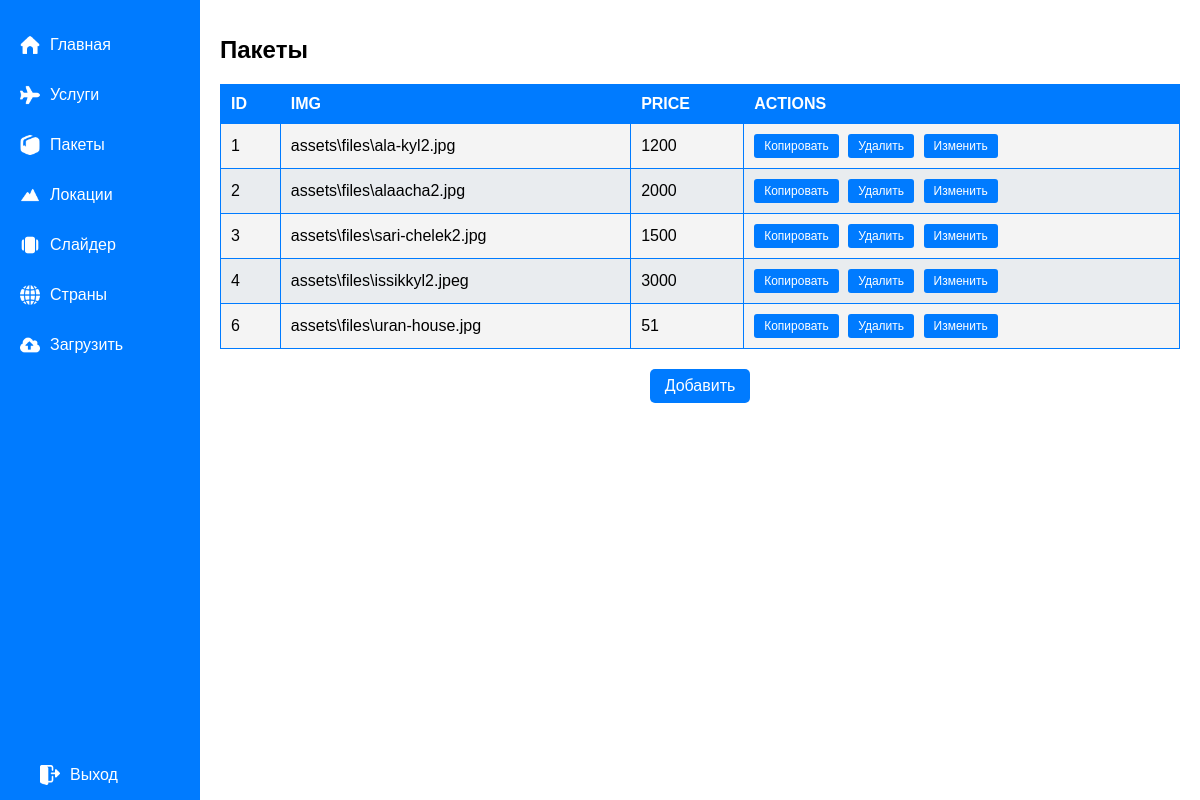
The app's page /admin/admin.php?tab=packages (signed in) with its own data.
### tables this page shows
CREATE TABLE IF NOT EXISTS `packages` (
  `id` int NOT NULL AUTO_INCREMENT,
  `img` text NOT NULL,
  `price` float NOT NULL,
  PRIMARY KEY (`id`)
);

### admin/admin.php (the view, shortened to what this page needs)
<?php
require_once '../includes/db.php';
if (isset($_GET['tab']) && $_GET['tab'] == 'services') {
    $sql = "SELECT * FROM services";
} elseif (isset($_GET['tab']) && $_GET['tab'] == 'packages') {
    $sql = "SELECT * FROM packages";
} elseif (isset($_GET['tab']) && $_GET['tab'] == 'locations') {
    $sql = "SELECT * FROM locations";
} elseif (isset($_GET['tab']) && $_GET['tab'] == 'slider') {
    $sql = "SELECT * FROM slider";
} else {
    $sql = "SELECT * FROM services";
}
$stmt = $pdo->prepare($sql);
$stmt->execute();
$items = $stmt->fetchAll(PDO::FETCH_ASSOC);
$itemToEdit = null;
?>
<!DOCTYPE html>
<html lang="en">
<head>
    <link rel="stylesheet" href="../css/admin.css">
</head>
<body>
    <div class="sidebar">
        <a href="admin.php?tab=main"><img src="../assets/files/home.png" alt="Home Icon"> Главная</a>
        <a href="admin.php?tab=services"><img src="../assets/files/plane.png" alt="Services Icon"> Услуги</a>
        <a href="admin.php?tab=packages"><img src="../assets/files/package.png" alt="Packages Icon"> Пакеты</a>
        <a href="admin.php?tab=locations"><img src="../assets/files/mountains.png" alt="Locations Icon"> Локации</a>
        <a href="admin.php?tab=slider"><img src="../assets/files/slider.png" alt="Slider Icon"> Слайдер</a>
        <a href="admin.php?tab=cont"><img src="../assets/files/cont.png" alt="Countries Icon"> Страны</a>
        <a href="admin.php?tab=upload"><img src="../assets/files/upload.png" alt="Upload Icon"> Загрузить</a>
        <a href="../" class="logout"><img src="../assets/files/exit.png" alt="Logout Icon"> Выход</a>
    </div>
    <div class="main-content">
        <?php
        if (isset($_GET['tab']) && ($_GET['tab'] == 'services' || $_GET['tab'] == 'packages' || $_GET['tab'] == 'locations' || $_GET['tab'] == 'slider')) {
            if (isset($_GET['action']) && $_GET['action'] == 'add') {
                $formTitle = ($_GET['tab'] == 'services') ? 'Добавить Услугу' :
                             (($_GET['tab'] == 'packages') ? 'Добавить Пакет' :
                             (($_GET['tab'] == 'locations') ? 'Добавить Локацию' : 'Добавить Слайдер'));
        ?>
            <h1><?= $formTitle ?></h1>
            <form action="admin.php?tab=<?= $_GET['tab']; ?>&action=add" method="POST">
                <?php if ($_GET['tab'] == 'slider'): ?>
                    <label for="img">Изображение:</label>
                    <select name="img" id="img" required>
                        <option value="">Выберите изображение</option>
                        <?php foreach (getImageFiles() as $file): ?>
                            <option value="<?= "assets/files/$file"; ?>"><?= $file; ?></option>
                        <?php endforeach; ?>
                    </select>
                <?php else: ?>
                    <label for="img">Изображение:</label>
                    <input type="text" name="img" id="img" placeholder="Введите путь к изображению" required>
                <?php endif; ?>
                <?php if ($_GET['tab'] == 'services'): ?>
                    <label for="srv">Название Сервиса:</label>
                    <input type="text" name="srv" id="srv" placeholder="Введите название сервиса" required>
                    <label for="txt">Описание Сервиса:</label>
                    <input type="text" name="txt" id="txt" placeholder="Введите описание сервиса" required>
                <?php elseif ($_GET['tab'] == 'packages'): ?>
                    <label for="price">Цена:</label>
                    <input type="number" step="0.01" name="price" id="price" placeholder="Введите цену" required>
                <?php elseif ($_GET['tab'] == 'locations'): ?>
                    <label for="name">Название Локации:</label>
                    <input type="text" name="name" id="name" placeholder="Введите название локации" required>
                <?php endif; ?>
                <button type="submit" name="add_item" class="add-btn">Добавить</button>
                <a href="admin.php?tab=<?= $_GET['tab']; ?>" class="back-btn">Назад</a>
            </form>
        <?php
            } else {
                $listTitle = ($_GET['tab'] == 'services') ? 'Услуги' :
                             (($_GET['tab'] == 'packages') ? 'Пакеты' :
                             (($_GET['tab'] == 'locations') ? 'Локации' : 'Слайдер'));
        ?>
            <h1><?= $listTitle ?></h1>
            <table>
                <thead>
                    <tr>
                        <th>ID</th>
                        <th>IMG</th>
                        <?php if ($_GET['tab'] == 'services'): ?>
                            <th>SRV</th>
                            <th>TXT</th>
                        <?php elseif ($_GET['tab'] == 'packages'): ?>
                            <th>PRICE</th>
                        <?php elseif ($_GET['tab'] == 'locations'): ?>
                            <th>NAME</th>
                        <?php endif; ?>
                        <th>ACTIONS</th>
                    </tr>
                </thead>
                <tbody>
                    <?php foreach ($items as $item): ?>
                    <tr>
                        <td><?= $item['id']; ?></td>
                        <td><?= $item['img']; ?></td>
                        <?php if ($_GET['tab'] == 'services'): ?>
                            <td><?= $item['srv']; ?></td>
                            <td><?= $item['txt']; ?></td>
                        <?php elseif ($_GET['tab'] == 'packages'): ?>
                            <td><?= $item['price']; ?></td>
                        <?php elseif ($_GET['tab'] == 'locations'): ?>
                            <td><?= $item['name']; ?></td>
                        <?php endif; ?>
                        <td>
                            <a href="admin.php?tab=<?= $_GET['tab']; ?>&copy=<?= $item['id']; ?>" class="action-btn">Копировать</a>
                            <a href="admin.php?tab=<?= $_GET['tab']; ?>&delete=<?= $item['id']; ?>" class="action-btn" onclick="return confirm('Are you sure?')">Удалить</a>
                            <a href="admin.php?tab=<?= $_GET['tab']; ?>&edit=<?= $item['id']; ?>" class="action-btn">Изменить</a>
                        </td>
                    </tr>
                    <?php endforeach; ?>
                </tbody>
            </table>
            <a href="admin.php?tab=<?= $_GET['tab']; ?>&action=add" class="add-btn-center">Добавить</a>
        <?php
            }
        } else {
        ?>
            <h1>ГЛАВНАЯ</h1>
            <img src="../assets/files/admin.jpg" alt="Image">
        <?php
        }
        ?>
    </div>
</body>
</html>

### css/admin.css (style rules this page uses)
body { margin: 0; font-family: Arial, sans-serif; display: flex; }
.sidebar { background-color: #007bff; width: 200px; height: 100vh; padding-top: 20px; color: white; position: fixed; left: 0; top: 0; }
.sidebar a { display: flex; align-items: center; color: white; padding: 15px 20px; text-decoration: none; transition: background-color 0.3s; }
.sidebar img { margin-right: 10px; width: 20px; height: 20px; }
.logout { position: absolute; bottom: 20px; left: 20px; }
.main-content { margin-left: 200px; padding: 20px; width: calc(100% - 200px); box-sizing: border-box; }
.main-content h1 { margin-bottom: 20px; font-size: 24px; }
table { width: 100%; border-collapse: collapse; margin-top: 20px; border: 1px solid #007bff; }
table th, table td { border: 1px solid #007bff; padding: 10px; text-align: left; }
table th { background-color: #007bff; color: white; text-transform: uppercase; }
table td { background-color: #f4f4f4; }
table tr:nth-child(even) td { background-color: #e9ecef; }
.action-btn { display: inline-block; padding: 5px 10px; background-color: #007bff; color: white; border: none; border-radius: 3px; cursor: pointer; font-size: 12px; text-align: center; text-decoration: none; transition: background-color 0.3s; margin-right: 5px; }
.add-btn-center { display: block; width: fit-content; margin: 20px auto; padding: 8px 15px; background-color: #007bff; color: white; text-decoration: none; border-radius: 5px; transition: background-color 0.3s ease; text-align: center; }

### records on screen
packages: id "1", img "assets\\files\\ala-kyl2.jpg", price "1200"
packages: id "2", img "assets\\files\\alaacha2.jpg", price "2000"
packages: id "3", img "assets\\files\\sari-chelek2.jpg", price "1500"
packages: id "4", img "assets\\files\\issikkyl2.jpeg", price "3000"
packages: id "6", img "assets\\files\\uran-house.jpg", price "51"

### other values on screen
$listTitle "Пакеты"
